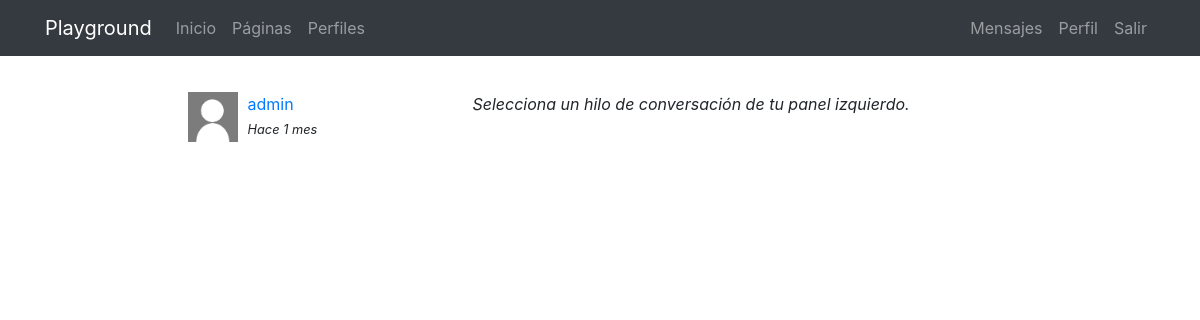
Page /messenger/ (signed in) on the earlier database version.
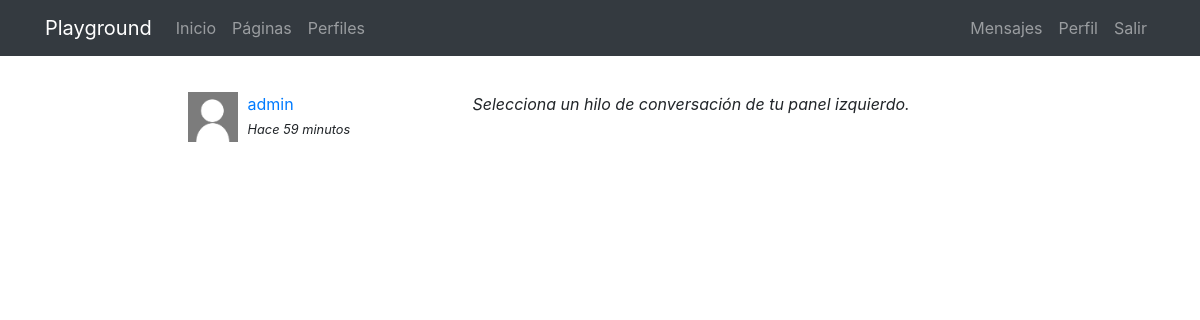
Same page on the later database version.
### messenger/models.py (models this page shows)
class Thread(models.Model):
    users = models.ManyToManyField(User, related_name='threads')
    messages = models.ManyToManyField(Message)
    updated = models.DateTimeField(auto_now=True)
    objects = ThreadManager()
    class Meta:
        ordering = ['-updated']

class Message(models.Model):
    user = models.ForeignKey(User, on_delete=models.CASCADE)
    content = models.TextField()
    created = models.DateTimeField(auto_now_add=True)
    class Meta:
        ordering = ['created']

### messenger/views.py (the view)
# urls.py: path('', ThreadList.as_view(), name="list"),
@method_decorator(login_required, name="dispatch")
class ThreadList(TemplateView):
    template_name = "messenger/thread_list.html"

### messenger/templates/messenger/thread_list.html (shortened to what this page needs)
{% extends 'core/base.html' %}
{% load static %}
{% block content %}
<main role="main">
  <div class="container">
    <div class="row mt-3">
      <div class="col-md-9 mx-auto mb-5">
        <div class="row">
          <div class="col-md-4">
            {% for thread in request.user.threads.all %}
              {% if thread.messages.all|length > 0 %}
                <div class="mb-3">
                  {% for user in thread.users.all %}
                    {% if user != request.user %}
                      {% if user.profile.avatar %}
                        <img src="{{user.profile.avatar.url}}" class="avatar">
                      {% else %}
                        <img src="{% static 'registration/img/no-avatar.jpg' %}" class="avatar">
                      {% endif %}
                      <div>
                        <a href="{% url 'messenger:detail' thread.pk %}">{{user}}</a><br>
                        <small><i>Hace {{thread.messages.last.created|timesince}}</i></small>
                      </div>
                    {% endif %}
                  {% endfor %}
                </div>
              {% endif %}
            {% endfor %}
          </div>
          <div class="col-md-8">
            <p><i>Selecciona un hilo de conversación de tu panel izquierdo.</i></p>
          </div>
        </div>
      </div>
    </div>
  </div>
</main>
{% endblock %}

### core/templates/core/base.html (shortened to what this page needs)
<!DOCTYPE html>
<html lang="es">
  <head>
    {% load static %}
    <link href="{% static 'core/vendor/bootstrap/css/bootstrap.min.css' %}" rel="stylesheet">
    <link href="{% static 'core/vendor/font-awesome/css/font-awesome.min.css' %}" rel="stylesheet" type="text/css">
    <link href="{% static 'core/css/main.css' %}" rel="stylesheet">
  </head>
  <body>
    <body>
      <nav class="navbar navbar-expand-lg navbar-dark bg-dark">
        <div class="container">
          <a class="navbar-brand" href="{% url 'home' %}">Playground</a>
          <div class="collapse navbar-collapse" id="ned">
            <ul class="navbar-nav mr-auto">
              <li class="nav-item">
                <a class="nav-link" href="{% url 'home' %}">Inicio</a>
              </li>
              <li class="nav-item">
                <a class="nav-link" href="{% url 'pages:pages' %}">Páginas</a>
              </li>
              <li class="nav-item">
                <a class="nav-link" href="{% url 'profiles:list' %}">Perfiles</a>
              </li>
            </ul>
            <ul class="navbar-nav">
              {% if not request.user.is_authenticated %}
                <li class="nav-item">
                  <a class="nav-link" href="{% url 'login' %}">Acceder</a>
                </li>
                <li class="nav-item">
                    <a class="nav-link" href="{% url 'signup' %}">Registro</a>
                  </li>
              {% else %}
              <li class="nav-item">
                <a class="nav-link" href="{% url 'messenger:list' %}">Mensajes</a>
              </li>
                <li class="nav-item">
                  <a class="nav-link" href="{% url 'profile' %}">Perfil</a>
                </li>
                <li class="nav-item">
                  <a class="nav-link" href="{% url 'logout' %}">Salir</a>
                </li>
              {% endif %}
            </ul>
          </div>
        </div>
      </nav>
      {% block content %}{% endblock %}
  </body>
</html>

### core/static/core/css/main.css (style rules this page uses)
main { padding-top: 20px; }
:root { --jumbotron-padding-y: 3rem; }

### messenger/templates/messenger/thread_list.html (style rules this page uses)
.avatar { width:50px; height:50px; float:left; margin-right:10px; }

Differences in the rows shown:
changed Thread: messages.last.created "1 mes" → "59 minutos"
